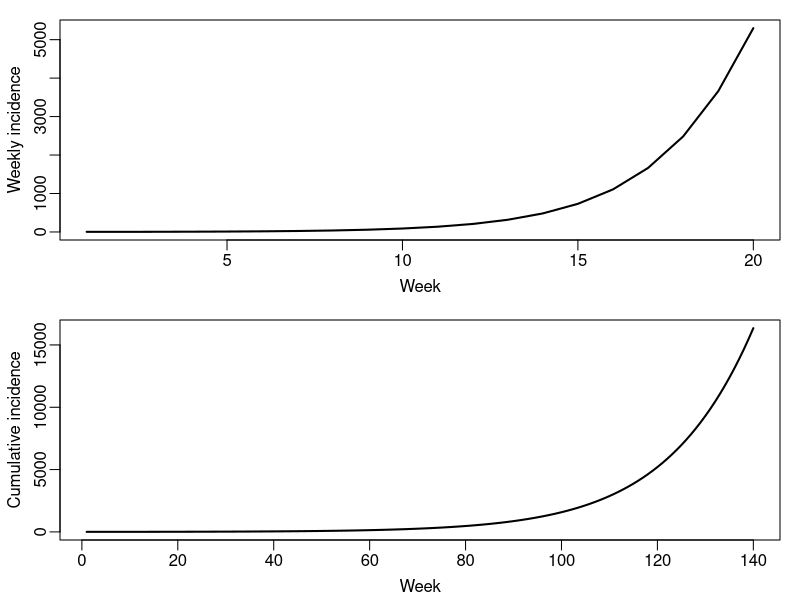
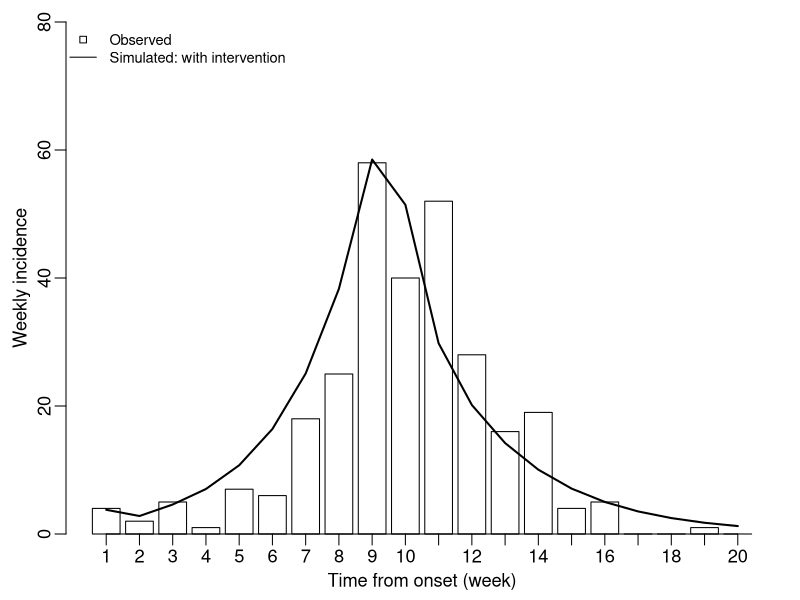
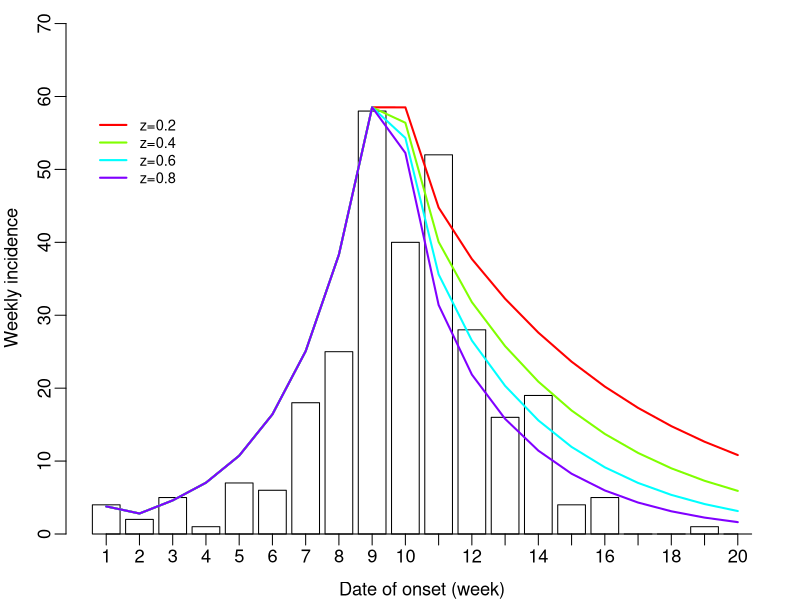

Write the R code that produced these figures, in order.
## Lab 5: A complex compartmental model for Ebola
## model taken from Legrand et al. 2007

#############################################################################
## !!! NOTE: Please focus on the questions in the lab slides (i.e. pdf file)  
##              -those are the core questions you need to answer. 
## Any additional questions in this R script are meant as guidelines.
#############################################################################

## if you haven't had it installed yet, type in the following first:
## install.packages('deSolve')
library(deSolve)

EBOLA=function(t,state,parameters){
  with(as.list(c(state,parameters)),{
    
    # rate of change
    dS =  -S/N * (beta.I * I + beta.H * H + beta.F * FF);
    dE = S/N * (beta.I * I + beta.H * H  +  beta.F * FF)  -  alpha * E
    dI = alpha * E - I * (gamma.h * theta1 + gamma.d * (1 - theta1) * delta1 + gamma.i * (1 - theta1) * (1 - delta1));
    dH = gamma.h * theta1 * I - gamma.dh * delta2 * H  -  gamma.ih * (1 - delta2) * H
    dFF =  gamma.dh * delta2 * H  +  gamma.d * (1 - theta1) * delta1 * I  -  gamma.f * FF
    dR =  gamma.f * FF  +  gamma.i * (1 - theta1) * (1 - delta1) * I  +  gamma.ih * (1 - delta2) * H
    
    dcumInci = alpha * E # cumulative incidence
    
    # return the rate of change
    list(c(dS,  dE,  dI,  dH,  dFF,  dR,  dcumInci))
  }) # end with(as.list...)
}

####################################################################################
## Simulate the DRC 1995 outbreak
####################################################################################
# Initial conditions:
N=2e5; E0=H0=FF0=R0=0; I0=3; cumInci0=3; S0=N-I0;
state=c(S=S0,E=E0,I=I0,H=H0,FF=FF0,R=R0,cumInci=cumInci0);

## parameters for the DRC 1995 outbreak (Tables 3 & 4 in Legrand et al. 2007)
# no intervention
alpha=1/7; # incubation period: 7 days
gamma.h=1/5; # from onset to hopspitalization: 5 days
gamma.d=1/9.6; # from onset to death: 9.6 days
gamma.i=1/10; # from onset to end of infectiousness for survivors: 10 days
gamma.f=1/2; # from death to traditional burial 2 days
gamma.ih=1/(10-5); # from hospitalization to end of infectiousness for survivors
gamma.dh=1/(9.6-5); # from hospitalization to death
theta1=.67; # proportion infectious in the hospital
delta1=.8; # CFR for unhospitalized
delta2=.8; # CFR for hospitalize
p=.85; ## reduced by a factor of p as we are running it deterministically
beta.I=.588/7; # transmission rate in the community
beta.H=.794/7; # transmission rate in the hospital
beta.F=7.653/7 * p # transmission rate at funerals; 

# parms without intervention
parmsNoCtrl=c(alpha=alpha, # incubation period: 7 days
              gamma.h=gamma.h, # from onset to hopspitalization: 5 days
              gamma.d=gamma.d, # from onset to death: 9.6 days
              gamma.i=gamma.i, # from onset to end of infectiousness for survivors: 10 days
              gamma.f=gamma.f, # from death to traditional burial 2 days
              gamma.ih=gamma.ih, # from hospitalization to end of infectiousness for survivors
              gamma.dh=gamma.dh, # from hospitalization to death
              theta1=theta1, # proportion infectious in the hospital
              delta1=delta1, # CFR for unhospitalized
              delta2=delta2, # CFR for hospitalize
              beta.I=beta.I, # transmission rate in the community
              beta.H=beta.H, # transmission rate in the hospital
              beta.F=beta.F # transmission rate at funerals, 
);


####################################
## FIRST RUN WITHOUT CONTROL:
####################################
times=1:140; # run for 20 weeks
sim=ode(y=state,times=times,func=EBOLA,parms=parmsNoCtrl);

inci=sim[seq(7,nrow(sim),by=7),'cumInci']-c(0,sim[seq(7,nrow(sim)-7,by=7),'cumInci']) # get weekly incidence

par(mfrow=c(2,1),mar=c(3,3,1,1),mgp=c(1.8,.5,0),cex=1)
plot(inci,ylab='Weekly incidence',xlab='Week',type='l',lwd=2)
plot(sim[,'cumInci'],ylab='Cumulative incidence',xlab='Week',type='l',lwd=2)


#######################################
## NOW RUN IT WITH INTERVENTION AFTER 9 WEEK OF FIRST CASE
#######################################

# parms with intervention
z=.88; # intervention in the community
z.H=.75; # intervention in the hospital
z.F=0.875; # intervention in safe burial
parmsCtrl=c(alpha=alpha, # incubation period: 7 days
            gamma.h=gamma.h, # from onset to hopspitalization: 5 days
            gamma.d=gamma.d, # from onset to death: 9.6 days
            gamma.i=gamma.i, # from onset to end of infectiousness for survivors: 10 days
            gamma.f=gamma.f, # from death to traditional burial 2 days
            gamma.ih=gamma.ih, # from hospitalization to end of infectiousness for survivors
            gamma.dh=gamma.dh, # from hospitalization to death
            theta1=theta1, # proportion infectious in the hospital
            delta1=delta1, # CFR for unhospitalized
            delta2=delta2, # CFR for hospitalize
            beta.I=beta.I * (1-z), # transmission rate in the community
            beta.H=beta.H * (1-z.H), # transmission rate in the hospital
            beta.F=beta.F * (1-z.F) # transmission rate at funerals, 
);

## simulation starts on Mar 1, no intervention until May 4 (~9 weeks later)
## last case identified on July 12 (~19w weeks later)
times1=seq(1,9*7,by=1); # first 9 weeks with out intervention
times2=seq(9*7, 20*7,by=1); # afterward with incidence

# Stage 1: no intervention
simNoCtrl=ode(y=state,times=times1,func=EBOLA,parms=parmsNoCtrl);

# Stage 2: yes intervention
state2=c(S=tail(simNoCtrl[,'S'],1),E=tail(simNoCtrl[,'E'],1),
         I=tail(simNoCtrl[,'I'],1),H=tail(simNoCtrl[,'H'],1),
         FF=tail(simNoCtrl[,'FF'],1),R=tail(simNoCtrl[,'R'],1),
         cumInci=tail(simNoCtrl[,'cumInci'],1));
simCtrl=ode(y=state2,times=times2,func=EBOLA,parms=parmsCtrl);

# Combine the two
sim2=rbind(simNoCtrl,simCtrl[-1,])

inci2=sim2[seq(7,nrow(sim2),by=7),'cumInci']-c(0,sim2[seq(7,nrow(sim2)-7,by=7),'cumInci']) # get weekly incidence


#######################################
## COMPARE: NO-INTERVENTION, YES-INTERVENTION, OBSERVATIONS
#######################################
## mock data
dates=seq(as.Date('1995/3/4'),as.Date('1995/7/15'),by=7);
obs=c(4,2,5,1,7,6,18,25,58,40,52,28,16,19,4,5,0,0,1,0); # 291 cases
da=cbind(dates,obs)

## plot results：simulated (with intervention) v. observations
par(mfrow=c(1,1), mar=c(3,3,1,1),mgp=c(1.6,.5,0),cex=1.1)
## Note: In barplot, bars are not drawn at intervals 1:10, etc., but on something else. 
## The actual x-coodinates can be seen if you save your barplot object. 
df.bar=barplot(obs,col='white',xlab='Time from onset (week)',
               ylab='Weekly incidence',ylim=c(0,80))
axis(1,at=df.bar,lab=1:20)
lines(x=df.bar, y=inci2,lwd=2) # use 'x=df.bar' to match with weeks
legend('topleft',c('Observed','Simulated: with intervention'),
       lty=c(NA,1),pch=c(0,NA),col=c('black','black'),cex=.8,bty='n')


##########################
### Q3: compare intervention with no intervention

  # plot and compare all three yourself


##############################################################################
## SENSITIVITY TESTS & EFFECTIVENESS OF INTERVENTION
##############################################################################
## Reduction in transmission within the community:
times1=seq(1,9*7,by=1); # first wk weeks with out intervention
times2=seq(9*7, 20*7,by=1);

zs=seq(.2,.8,by=.2)
res=matrix(0,20,length(zs))
for (i in 1:length(zs)){
  z=zs[i]; # intervention in the community
  z.H=0.75; # intervention in the hospital
  z.F=0.875; # intervention in safe burial
  parmsCtrl=c(alpha=alpha, # incubation period: 7 days
              gamma.h=gamma.h, # from onset to hopspitalization: 5 days
              gamma.d=gamma.d, # from onset to death: 9.6 days
              gamma.i=gamma.i, # from onset to end of infectiousness for survivors: 10 days
              gamma.f=gamma.f, # from death to traditional burial 2 days
              gamma.ih=gamma.ih, # from hospitalization to end of infectiousness for survivors
              gamma.dh=gamma.dh, # from hospitalization to death
              theta1=theta1, # proportion infectious in the hospital
              delta1=delta1, # CFR for unhospitalized
              delta2=delta2, # CFR for hospitalize
              beta.I=beta.I * (1-z), # transmission rate in the community
              beta.H=beta.H * (1-z.H), # transmission rate in the hospital
              beta.F=beta.F * (1-z.F) # transmission rate at funerals, 
  );
  simNoCtrl=ode(y=state,times=times1,func=EBOLA,parms=parmsNoCtrl);
  state2=c(S=tail(simNoCtrl[,'S'],1),E=tail(simNoCtrl[,'E'],1),I=tail(simNoCtrl[,'I'],1),
           H=tail(simNoCtrl[,'H'],1),FF=tail(simNoCtrl[,'FF'],1),R=tail(simNoCtrl[,'R'],1),
           Inci=tail(simNoCtrl[,'cumInci'],1));
  simCtrl=ode(y=state2,times=times2,func=EBOLA,parms=parmsCtrl);
  sim=rbind(simNoCtrl,simCtrl[-1,])
  # save the result before exiting the loop
  res[,i]=sim[seq(7,nrow(sim),by=7),'cumInci']-c(0,sim[seq(7,nrow(sim)-7,by=7),'cumInci']) # get weekly incidence
}

ymax=max(res)*1.2
par(mar=c(3,3,1,1),mgp=c(2,.5,0),cex=1.1)
df.bar=barplot(obs,col='white',xlab='Date of onset (week)',
               ylab='Weekly incidence',ylim=c(0,ymax))
axis(1,at=df.bar,lab=1:20)
matlines(x=df.bar, y=res,lty=1, lwd=2,col=rainbow(ncol(res))) # use 'x=df.bar' to match with weeks
legend(0,ymax/1.2,c(paste('z=',zs,sep='')),
       lty=1, lwd=2,col=rainbow(ncol(res)),bty='n',cex=.8)



## NOW ADAPT THE CODE ABOVE TO COMPLETE THE EXERCISE BELOW:


##############################
# intervention at the hospital
##############################


##############################
# Intervention at the funerals
##############################


##############################
## Timing of intervention
##############################
